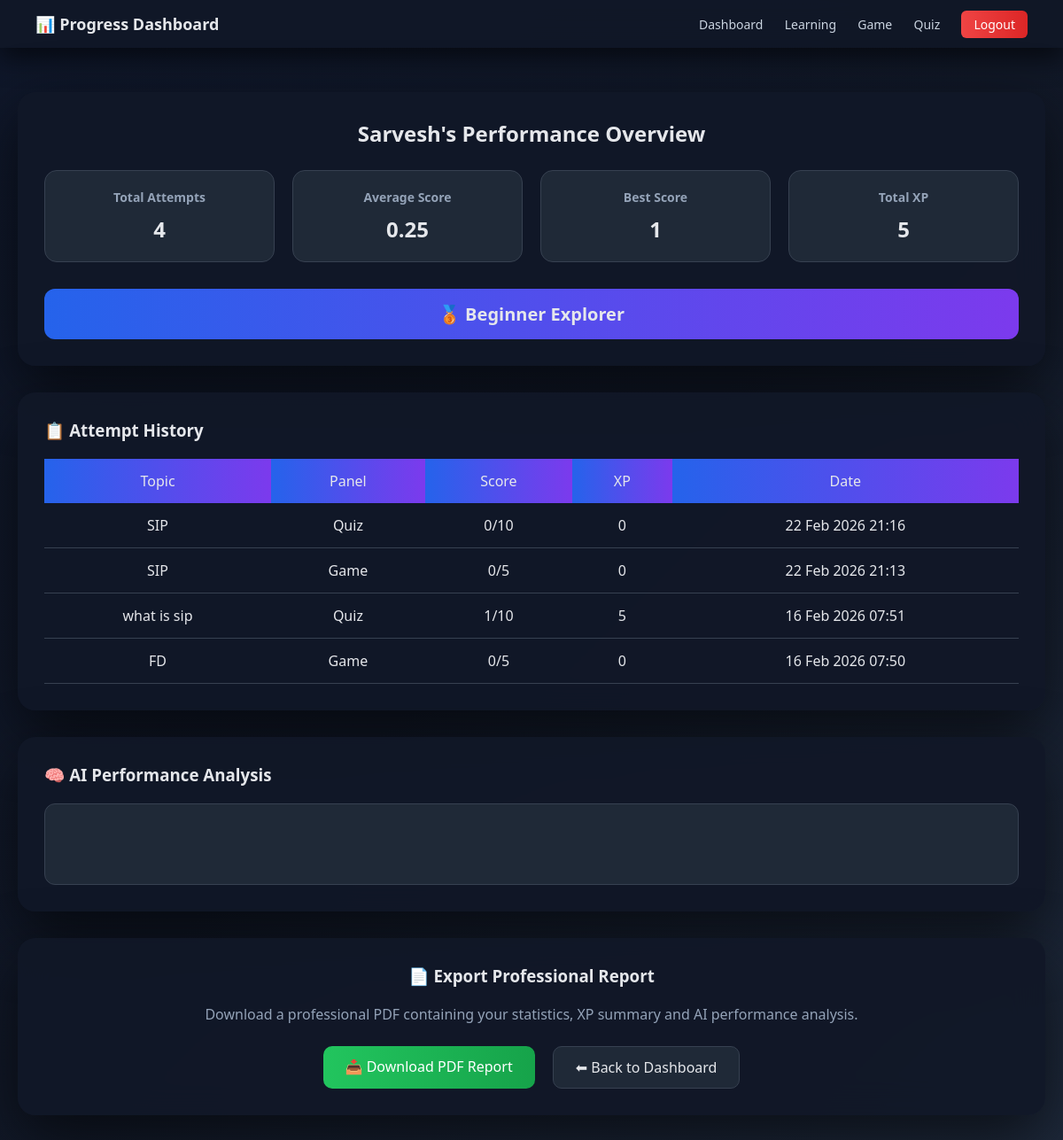
The app's page /progress_dashboard/ (signed in) with its own data.
### rice_web/models.py (models this page shows, shortened)
class UserProgress(models.Model):
    user = models.ForeignKey(User, on_delete=models.CASCADE)
    topic = models.CharField(max_length=200)
    panel_type = models.CharField(max_length=50)  # quiz / game
    score = models.IntegerField()
    total_questions = models.IntegerField()
    xp_earned = models.IntegerField()
    created_at = models.DateTimeField(auto_now_add=True)

### rice_web/views.py (the view)
# urls.py: path("progress_dashboard/", views.progress_dashboard, name="progress_dashboard"),
@login_required
def progress_dashboard(request):
    records = UserProgress.objects.filter(user=request.user).order_by('-created_at')
    total_attempts = records.count()
    avg_score = records.aggregate(Avg('score'))['score__avg'] or 0
    best_score = records.aggregate(Max('score'))['score__max'] or 0
    total_xp = records.aggregate(Sum('xp_earned'))['xp_earned__sum'] or 0
    avg_score = round(avg_score, 2)
    prompt = f"""
    Generate personalized performance report for {request.user.username}.

    Attempts: {total_attempts}
    Average Score: {avg_score}
    Best Score: {best_score}
    Total XP: {total_xp}

    Provide:
    - Strengths
    - Weaknesses
    - Improvement tips
    - Motivation
    """
    try:
        client = genai.Client(api_key=GEMINI_API_KEY)
        response = client.models.generate_content(
            model="models/gemini-2.5-flash",
            contents=prompt
        )
        ai_report = response.text
    except Exception as e:
        print("AI Report Error:", e)
        ai_report = "AI Report generation failed."
    return render(request, "progress_dashboard.html", {
        "records": records,
        "username": request.user.username,
        "total_attempts": total_attempts,
        "avg_score": avg_score,
        "best_score": best_score,
        "total_xp": total_xp,
        "ai_report": ai_report
    })

### templates/progress_dashboard.html (shortened to what this page needs)
<!DOCTYPE html>
<html>
<head>
</head>
<body>
<div class="navbar">
    <h1>📊 Progress Dashboard</h1>
    <div class="nav-links">
        <a href="/main_dashboard/">Dashboard</a>
        <a href="/learning/">Learning</a>
        <a href="/gamification/">Game</a>
        <a href="/quiz_panel/">Quiz</a>
        <a href="/logout/" class="logout-btn">Logout</a>
    </div>
</div>
<div class="container">
    <div class="card">
        <h2>{{ username }}'s Performance Overview</h2>
        <div class="stats">
            <div class="stat-box">
                <h3>Total Attempts</h3>
                <p>{{ total_attempts }}</p>
            </div>
            <div class="stat-box">
                <h3>Average Score</h3>
                <p>{{ avg_score }}</p>
            </div>
            <div class="stat-box">
                <h3>Best Score</h3>
                <p>{{ best_score }}</p>
            </div>
            <div class="stat-box">
                <h3>Total XP</h3>
                <p>{{ total_xp }}</p>
            </div>
        </div>
        <div class="level-box">
            {% if total_xp >= 100 %}
                🏆 Financial Expert Level
            {% elif total_xp >= 50 %}
                🥇 Advanced Learner
            {% elif total_xp >= 20 %}
                🥈 Growing Performer
            {% else %}
                🥉 Beginner Explorer
            {% endif %}
        </div>
    </div>
    <div class="card">
        <h3>📋 Attempt History</h3>
        <table>
            <tr>
                <th>Topic</th>
                <th>Panel</th>
                <th>Score</th>
                <th>XP</th>
                <th>Date</th>
            </tr>
            {% for r in records %}
            <tr>
                <td>{{ r.topic }}</td>
                <td>{{ r.panel_type|title }}</td>
                <td>{{ r.score }}/{{ r.total_questions }}</td>
                <td>{{ r.xp_earned }}</td>
                <td>{{ r.created_at|date:"d M Y H:i" }}</td>
            </tr>
            {% empty %}
            <tr>
                <td colspan="5">No attempts yet.</td>
            </tr>
            {% endfor %}
        </table>
    </div>
    <div class="card">
        <h3>🧠 AI Performance Analysis</h3>
        <div class="report-box">
        </div>
    </div>
    <div class="card download-section">
        <h3>📄 Export Professional Report</h3>
        <p>
            Download a professional PDF containing your statistics,
            XP summary and AI performance analysis.
        </p>
        <div class="button-group">
            <a href="/download-report/" class="btn download-btn">
                📥 Download PDF Report
            </a>
            <a href="/main_dashboard/" class="btn back-btn">
                ⬅ Back to Dashboard
            </a>
        </div>
    </div>
</div>
</body>
</html>

### templates/progress_dashboard.html (style rules this page uses)
* { margin:0; padding:0; box-sizing:border-box; font-family:'Segoe UI',sans-serif; }
body { background:linear-gradient(135deg,#0f172a,#111827,#1e293b); min-height:100vh; color:#e5e7eb; }
.navbar { display:flex; justify-content:space-between; align-items:center; padding:15px 40px; background:rgba(17,24,39,0.9); backdrop-filter:blur(15px); box-shadow:0 10px 30px rgba(0,0,0,0.6); }
.navbar h1 { font-size:18px; }
.nav-links a { text-decoration:none; margin-left:20px; color:#cbd5e1; font-size:14px; transition:.3s; }
.logout-btn { padding:6px 14px; background:linear-gradient(90deg,#ef4444,#dc2626); border-radius:6px; color:white !important; }
.container { max-width:1200px; margin:50px auto; padding:0 20px; }
.card { background:rgba(17,24,39,0.95); backdrop-filter:blur(18px); padding:30px; border-radius:20px; margin-bottom:30px; box-shadow:0 25px 70px rgba(0,0,0,0.6); animation:fadeIn .6s ease; }
h2 { text-align:center; margin-bottom:25px; }
h3 { margin-bottom:20px; }
.stats { display:grid; grid-template-columns:repeat(4,1fr); gap:20px; margin-top:25px; }
.stat-box { background:#1f2937; padding:20px; border-radius:14px; text-align:center; transition:.3s; border:1px solid #374151; }
.stat-box h3 { font-size:14px; color:#94a3b8; margin-bottom:10px; }
.stat-box p { font-size:24px; font-weight:bold; }
.level-box { text-align:center; margin-top:30px; font-size:20px; font-weight:bold; padding:15px; border-radius:12px; background:linear-gradient(90deg,#2563eb,#7c3aed); animation:glow 2s infinite alternate; }
table { width:100%; border-collapse:collapse; margin-top:15px; }
th { background:linear-gradient(90deg,#2563eb,#7c3aed); padding:14px; font-weight:500; }
td { padding:14px; border-bottom:1px solid #374151; text-align:center; }
.report-box { white-space:pre-line; line-height:1.8; background:#1f2937; padding:20px; border-radius:12px; font-size:14px; border:1px solid #374151; }
.download-section { text-align:center; }
.download-section p { color:#94a3b8; margin-bottom:25px; }
.button-group { display:flex; justify-content:center; gap:20px; flex-wrap:wrap; }
.btn { padding:12px 25px; border-radius:10px; text-decoration:none; font-weight:500; transition:.3s; display:inline-block; }
.download-btn { background:linear-gradient(90deg,#22c55e,#16a34a); color:white; }
.back-btn { background:#1f2937; color:#e5e7eb; border:1px solid #374151; }

### records on screen
UserProgress: topic "SIP", panel_type "Quiz", score "0", total_questions "10", xp_earned "0", created_at "22 Feb 2026 21:16"
UserProgress: topic "SIP", panel_type "Game", score "0", total_questions "5", xp_earned "0", created_at "22 Feb 2026 21:13"
UserProgress: topic "what is sip", panel_type "Quiz", score "1", total_questions "10", xp_earned "5", created_at "16 Feb 2026 07:51"
UserProgress: topic "FD", panel_type "Game", score "0", total_questions "5", xp_earned "0", created_at "16 Feb 2026 07:50"

### other values on screen
{{ username }} "Sarvesh"
{{ total_attempts }} "4"
{{ avg_score }} "0.25"
{{ best_score }} "1"
{{ total_xp }} "5"
